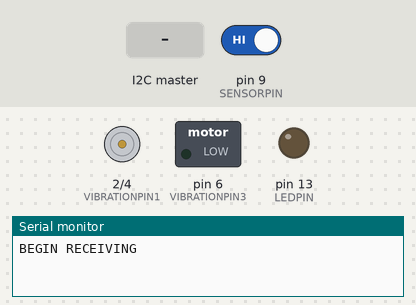
A sketch run on a simulated Arduino Uno, built with avr-gcc and run on an emulated ATmega328P. Parts: motor-driver pin pairs drawn as motors (green arrow = first pin HIGH = forward, orange = second pin HIGH = backward, longer = more drive), switched loads named in the sketch (green lamp = pin HIGH), output pins drawn as LEDs (lit = HIGH), the last lines printed to the serial monitor. The test bench sets the inputs (shaded band); at power-on: pin 9 (SENSORPIN) HIGH.

Above: at 1.2 s.
1.3 s: the I2C master sends the byte 1
At 1.6 s:
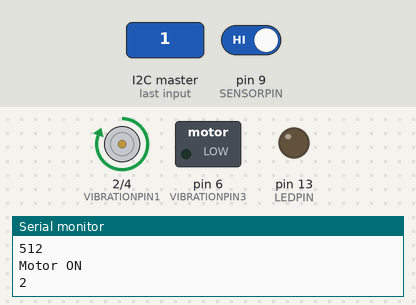
2.8 s: pin 9 (SENSORPIN) driven LOW
At 3.9 s:
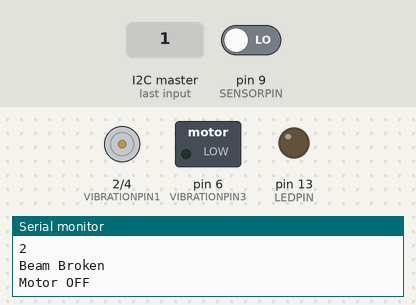
Timing chart, 0 to 5.8 s (numbered marks = the images above; inputs shaded):
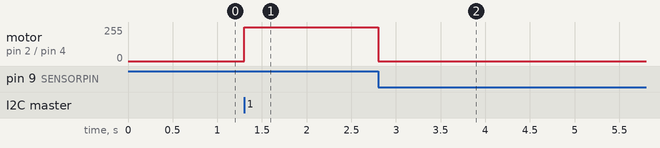

The sketch:

arduino.ino
```cpp
#include <Wire.h>

#define LEDPIN 13
#define VIBRATIONPIN1 2
#define VIBRATIONPIN2 4
#define VIBRATIONPIN3 6
#define SENSORPIN 9

#define RED_LED 10
#define YELLOW_LED 11
#define GREEN_LED 12


#define FSR_PIN A0

#define SLAVE_ADDRESS 0x08

int sensorState = 0, lastState = 0;
volatile bool newCommand = false;
volatile byte command = 0;
volatile byte dispenseStatus = 0;   // 0 = idle, 1 = busy, 2 = success, 3 = error: jam,
                                    // 4 = error: no cup, 5 = cup on platform, 6 = cup not on platform
int fsrValue = 0; // force exhibited on platform
int dispenseMaxTimeMillis = 20000;


void setup() {
  Wire.begin(SLAVE_ADDRESS); // I2C as slave
  Wire.onReceive(receiveEvent);
  Wire.onRequest(requestEvent);
  Serial.begin(9600);
  Serial.println("BEGIN RECEIVING");


  pinMode(LEDPIN, OUTPUT);
  pinMode(SENSORPIN, INPUT_PULLUP);

  pinMode(VIBRATIONPIN1, OUTPUT);
  pinMode(VIBRATIONPIN2, OUTPUT);
  pinMode(VIBRATIONPIN3, OUTPUT);
}

void loop() {
  // put your main code here, to run repeatedly:
  if (newCommand) {
    newCommand = false;

    switch (command) {
      case 0:
        Serial.println("all off");
        break;
      case 1:
        Serial.println("vibration motor 1 activate");
        digitalWrite(YELLOW_LED, HIGH);
        dispense(VIBRATIONPIN1);
        break;
      case 2:
        Serial.println("vibration motor 2 activate");
        digitalWrite(YELLOW_LED, HIGH);
        dispense(VIBRATIONPIN2);
        break;
      case 3:
        Serial.println("vibration motor 3 activate");
        digitalWrite(YELLOW_LED, HIGH);
        dispense(VIBRATIONPIN3);
        break;
      case 4:
        checkCup();
        break;
      case 5:
        // dispense worked
        digitalWrite(RED_LED, LOW);
        digitalWrite(YELLOW_LED, LOW);
        digitalWrite(GREEN_LED, HIGH);
        delay(15000);
        digitalWrite(GREEN_LED, LOW);
      case 6:
        // dispense worked
        digitalWrite(RED_LED, HIGH);
        digitalWrite(YELLOW_LED, LOW);
        digitalWrite(GREEN_LED, LOW);
        delay(15000);
        digitalWrite(RED_LED, LOW);

    }

  }
  delay(100);
}

void receiveEvent(int bytes) {
  while (Wire.available()) {
    command = Wire.read();
    newCommand = true;
    // Only set busy if it's a dispense command, not a cup-check
    if (command >= 1 && command <= 3) {
      dispenseStatus = 1;
    }
    Serial.println(command);
  }
}

void requestEvent() {
  Wire.write(dispenseStatus);

  // If result was success or error, reset after sending
  if (dispenseStatus != 0 && dispenseStatus != 1) {
    dispenseStatus = 0;
  }
}

void dispense(int vibrationPin) {

  // error checks
  fsrValue = analogRead(FSR_PIN);
  Serial.println(fsrValue);
  if (fsrValue <= 100) {
    Serial.println("Cup not on platform - dispense stopped");
    dispenseStatus = 4;

    return;
  }

  sensorState = digitalRead(SENSORPIN);
  if (sensorState == 0) {
    Serial.println("Beam already broken");
    dispenseStatus = 3; // error: if one pill is blocking the sensor
    return;
  }

  Serial.println("Motor ON");
  Serial.println(vibrationPin);
  digitalWrite(vibrationPin, HIGH);

  unsigned long startTime = millis();

  lastState = digitalRead(SENSORPIN);
  while (millis() - startTime < dispenseMaxTimeMillis) {

    sensorState = digitalRead(SENSORPIN);
    //Serial.println(sensorState);


    if (!sensorState && lastState) {
      Serial.println("Beam Broken");
      sensorState = digitalRead(SENSORPIN);

      digitalWrite(vibrationPin, LOW);
      Serial.println("Motor OFF");

      dispenseStatus = 2; // return success byte

      delay(300);  // small debounce
      return;
    }

    lastState = sensorState;
  }

  // Timeout reached
  Serial.println("Dispense timeout");

  digitalWrite(vibrationPin, LOW);
  Serial.println("Motor OFF");

  dispenseStatus = 3;   // error
}

void checkCup() {
  fsrValue = analogRead(FSR_PIN);
  if (fsrValue == 0) {
    Serial.println("Cup not on platform");
    dispenseStatus = 6;
  }
  else {
    Serial.println("Cup on platform");
    dispenseStatus = 5;
  }

  return;
}
```

Measured:
- after the input at 1.3 s, motor on pin 2 (VIBRATIONPIN1) / pin 4 (VIBRATIONPIN2): stopped → forward 255/255 at once
- after the input at 2.8 s, motor on pin 2 (VIBRATIONPIN1) / pin 4 (VIBRATIONPIN2): forward 255/255 → stopped at once
